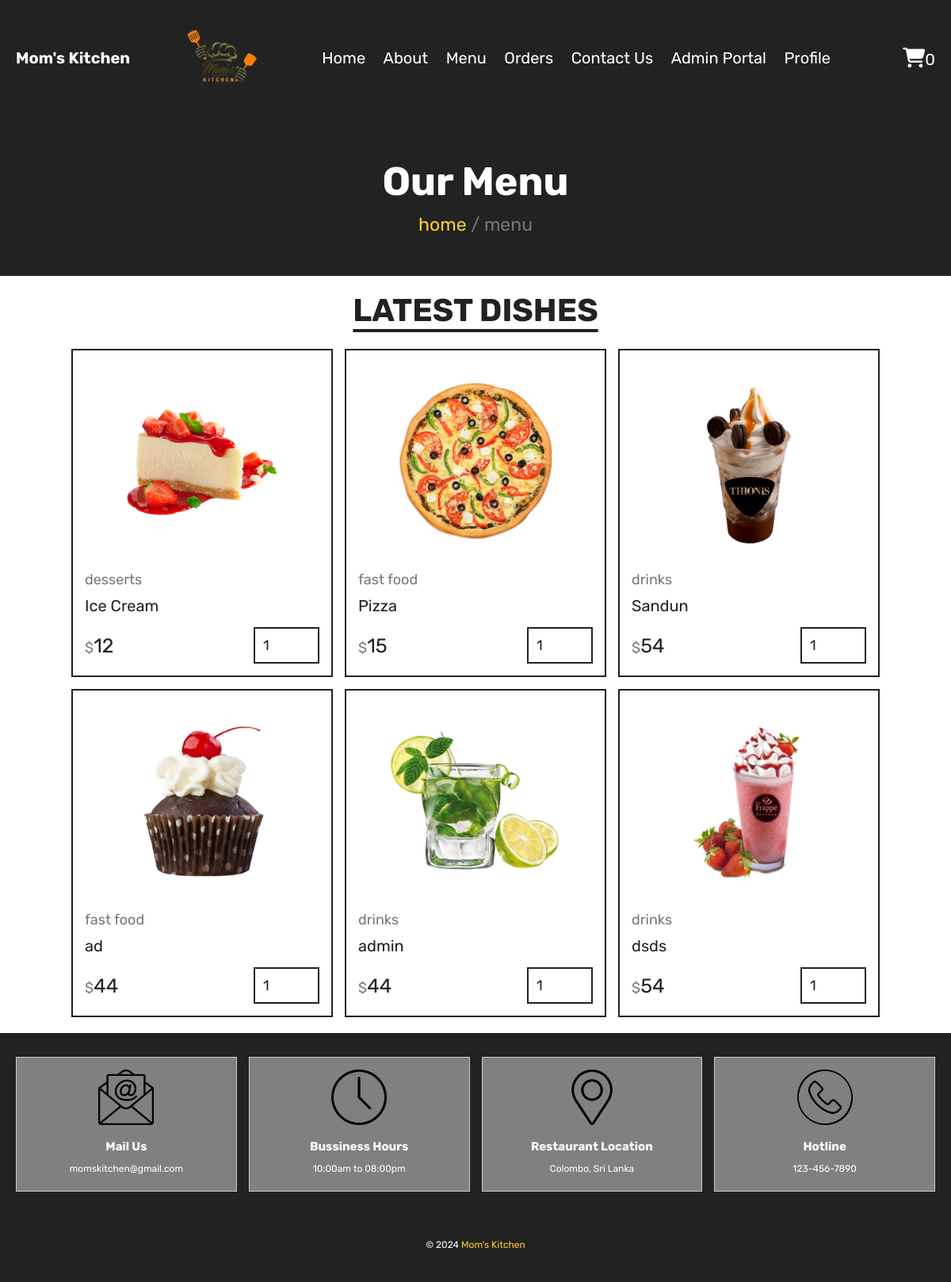
Page /Food-Ordering/menu.php on the committed database.
### tables this page shows
CREATE TABLE `products` (
  `id` int(100) NOT NULL,
  `name` varchar(100) NOT NULL,
  `description` varchar(300) NOT NULL,
  `category` varchar(100) NOT NULL,
  `price` int(10) NOT NULL,
  `image` varchar(100) NOT NULL
);

### Food-Ordering/menu.php (the view, shortened to what this page needs)
<?php
include 'components/connect.php';
?>
<!DOCTYPE html>
<html lang="en">
<head>
   <link rel="stylesheet" href="https://cdnjs.cloudflare.com/ajax/libs/font-awesome/6.1.1/css/all.min.css">
   <link rel="stylesheet" href="css/style.css">
</head>
<body>
<?php include 'components/user_header.php'; ?>
<div class="heading">
   <h3>our menu</h3>
   <p><a href="home.php">home</a> <span> / menu</span></p>
</div>
<section class="products">
   <h1 class="title">latest dishes</h1>
   <div class="box-container">
      <?php
         $select_products = $conn->prepare("SELECT * FROM `products`");
         $select_products->execute();
         if($select_products->rowCount() > 0){
            while($fetch_products = $select_products->fetch(PDO::FETCH_ASSOC)){
      ?>
      <form action="" method="post" class="box">
         <img src="uploaded_img/<?= $fetch_products['image']; ?>" alt="">
         <a href="category.php?category=<?= $fetch_products['category']; ?>" class="cat"><?= $fetch_products['category']; ?></a>
         <div class="name"><?= $fetch_products['name']; ?></div>
         <div class="flex">
            <div class="price"><span>$</span><?= $fetch_products['price']; ?></div>
            <input type="number" name="qty" class="qty" min="1" max="99" value="1" maxlength="2"">
         </div>
      </form>
      <?php
            }
         }else{
            echo '<p class="empty">no products added yet!</p>';
         }
      ?>
   </div>
</section>
<?php include 'components/footer.php'; ?>
</body>
</html>

### Food-Ordering/components/user_header.php (shortened to what this page needs)
<header class="header" style="background: linear-gradient(to right, #222222, #222222);">
   <section class="flex">
   <h3 style="color:white;margin:0px;font-size:20px;">Mom's Kitchen</h3>
   <a href="home.php" class="logo">
   <img src="images/logo.png" alt="Yum-Yum Logo" width="100" height="100"></a>
      <nav class="navbar">
         <a href="home.php" style="color:white;">Home</a>
         <a href="about.php" style="color:white;">About</a>
         <a href="menu.php" style="color:white;">Menu</a>
         <a href="orders.php" style="color:white;">Orders</a>
         <a href="contact.php" style="color:white;">Contact Us</a>
         <a href="admin/admin_login.php" style="color:white;">Admin Portal</a>
         <a id="user-btn" href="login.php" style="color: white;">Profile</a>
      </nav>
      <div class="icons">
    <?php
    $count_cart_items = $conn->prepare("SELECT * FROM `cart` WHERE user_id = ?");
    $count_cart_items->execute([$user_id]);
    $total_cart_items = $count_cart_items->rowCount();
    ?>
    <a href="cart.php" style="color: white;"><i class="fas fa-shopping-cart"></i><span><?= $total_cart_items; ?></span></a>
</div>
   </section>
</header>

### Food-Ordering/components/footer.php (shortened to what this page needs)
<!DOCTYPE html>
<html lang="en">
<head>
</head>
<body>
<footer class="footer">
   <section class="grid">
      <div class="boxx">
         <img src="images/email-icon.png" alt="">
         <h3>Mail Us</h3>
         <a href="momskitchen@gmail.com">momskitchen@gmail.com</a>
      </div>
      <div class="boxx">
         <img src="images/clock-icon.png" alt="">
         <h3>Bussiness Hours</h3>
         <p>10:00am to 08:00pm</p>
      </div>
      <div class="boxx">
         <img src="images/map-icon.png" alt="">
         <h3>Restaurant Location</h3>
         <a href="#">Colombo, Sri Lanka</a>
      </div>
      <div class="boxx">
         <img src="images/phone-icon.png" alt="">
         <h3>Hotline</h3>
         <a href="tel:1234567890">123-456-7890</a>
      </div>
   </section>
   <div class="credit">&copy; <?= date('Y'); ?> <span>Mom's Kitchen</span></div>
</footer>
</body>
</html>

### Food-Ordering/css/style.css (style rules this page uses)
:root { --yellow:#fed330; --red:#e74c3c; --white:#fff; --black:#222; --light-color:#777; --border:.2rem solid var(--black); }
* { font-family: 'Rubik', sans-serif; margin:0; padding:0; box-sizing: border-box; outline: none; border: none; text-decoration: none; }
html { font-size: 62.5%; overflow-x: hidden; scroll-behavior: smooth; stop-opacity: 7rem; }
section { margin:0 auto; max-width: 1200px; padding:2rem; }
.title { text-align: center; margin-bottom: 2.5rem; font-size: 4rem; color:var(--black); text-transform: uppercase; text-decoration: underline; text-underline-offset: 1rem; }
.heading { display: flex; align-items: center; justify-content: center; gap:1rem; flex-flow: column; background-color: var(--black); min-height: 20rem; }
.heading h3 { font-size: 5rem; color:var(--white); text-transform: capitalize; }
.heading p { font-size: 2.3rem; color:var(--light-color); }
.heading p a { color:var(--yellow); }
.header { position: sticky; top:0; left:0; right:0; z-index: 1000; background-color: var(--white); border-bottom: var(--border); }
.header .flex { display: flex; align-items: center; justify-content: space-between; position: relative; }
.header .flex .logo { font-size: 2.5rem; color:var(--black); }
.header .flex .navbar a { font-size: 2rem; color:var(--black); margin:0 1rem; }
.header .flex .icons > * { margin-left: 1.5rem; font-size: 2.5rem; color:var(--black); cursor: pointer; }
.header .flex .icons span { font-size: 2rem; }
.products .box-container { display: grid; grid-template-columns: repeat(auto-fit, 33rem); justify-content: center; align-items: flex-start; gap:1.5rem; }
.products .box-container .box { border:var(--border); padding:1.5rem; position: relative; overflow: hidden; }
.products .box-container .box img { height: 25rem; width: 100%; object-fit: contain; margin-bottom: 1rem; }
.products .box-container .box .cat { font-size: 1.8rem; color:var(--light-color); }
.products .box-container .box .name { font-size: 2rem; color:var(--black); margin:1rem 0; }
.products .box-container .box .flex { display: flex; align-items: center; gap:1rem; margin-top: 1.5rem; }
.products .box-container .box .flex .price { margin-right: auto; font-size: 2.5rem; color:var(--black); }
.products .box-container .box .flex .price span { color:var(--light-color); font-size: 1.8rem; }
.products .box-container .box .flex .qty { padding:1rem; border:var(--border); font-size: 1.8rem; color:var(--black); }
.footer .grid { display: grid; grid-template-columns: repeat(auto-fit, minmax(27rem, 1fr)); gap:1.5rem; align-items: flex-start; }
.credit { padding:3rem 2rem; text-align: center; background-color: var(--black); color:var(--white); font-size: 2rem; text-transform: capitalize; }
.credit span { color:var(--yellow); }

### Food-Ordering/components/footer.php (style rules this page uses)
.footer { background-color: #222222; color: white; padding: 1rem 0; text-align: center; }
.grid { display: grid; grid-template-columns: repeat(auto-fit, minmax(20rem, 1fr)); gap: 1rem; align-items: center; justify-content: center; }
.boxx { border: 1px solid #ccc; padding: 1.5rem; text-align: center; background-color: grey; height: 170px; }
.boxx img { height: 7rem; width: auto; margin-bottom: .5rem; }
.boxx h3 { margin: 1rem 0; font-size: 1.5rem; color: white; text-transform: capitalize; }
.boxx p, .boxx a { font-size: 1.2rem; color: white; line-height: 1.5; text-decoration: none; }
.credit { font-size: 1.2rem; color: white; margin-top: 1rem; }

### rows in the picture
products: image (picture), category "desserts", name "Ice Cream", price "12"
products: image (picture), category "fast food", name "Pizza", price "15"
products: image (picture), category "drinks", name "Sandun", price "54"
products: image (picture), category "fast food", name "ad", price "44"
products: image (picture), category "drinks", name "admin", price "44"
products: image (picture), category "drinks", name "dsds", price "54"

### other values in the picture
$total_cart_items "0"
